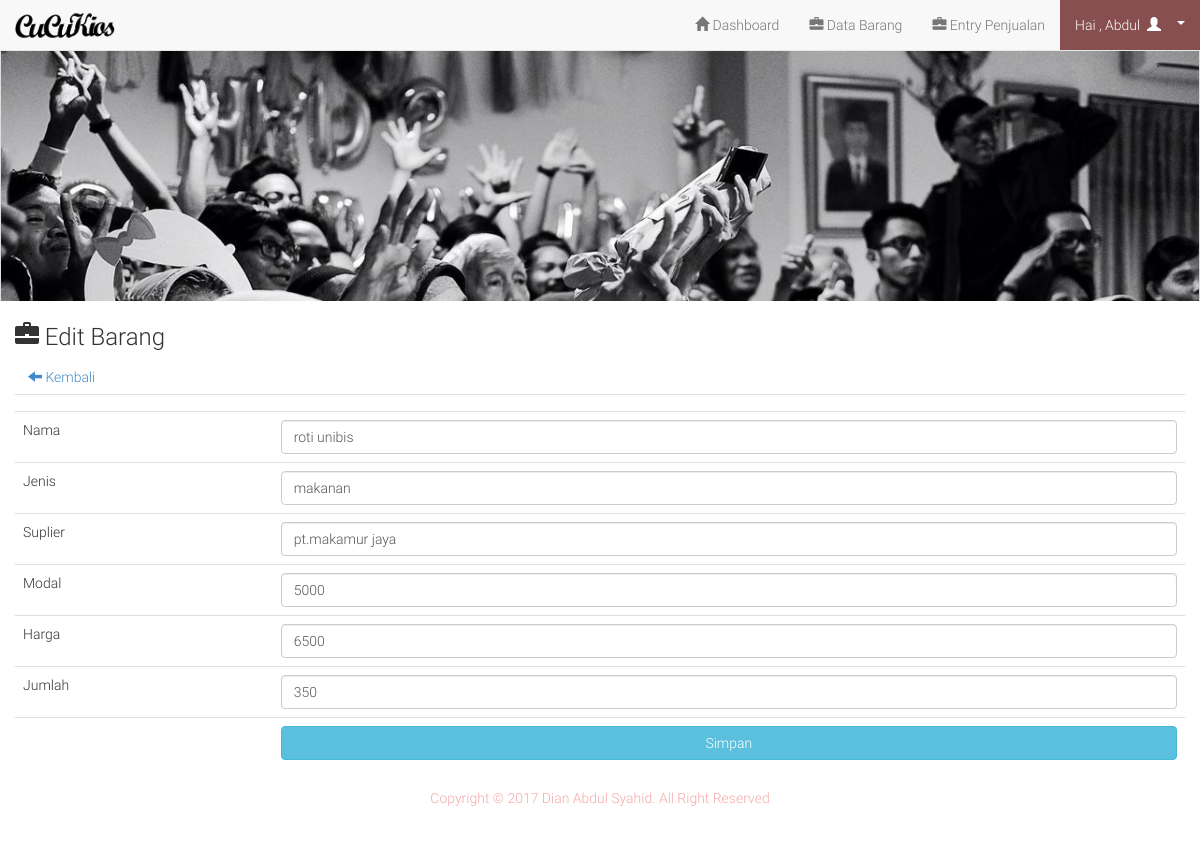
/admin/edit.php?id=14 (signed in), run on the app's committed database.
### tables this page shows
CREATE TABLE IF NOT EXISTS `barang` (
  `id` int(11) NOT NULL AUTO_INCREMENT,
  `nama` text NOT NULL,
  `jenis` text NOT NULL,
  `suplier` text NOT NULL,
  `modal` int(11) NOT NULL,
  `harga` int(11) NOT NULL,
  `jumlah` int(11) NOT NULL,
  `sisa` int(11) NOT NULL,
  PRIMARY KEY (`id`)
);

### admin/edit.php (the view)
<?php
include 'header.php';
?>
<h3><span class="glyphicon glyphicon-briefcase"></span>  Edit Barang</h3>
<a class="btn" href="barang.php"><span class="glyphicon glyphicon-arrow-left"></span>  Kembali</a>
<?php
$id_brg=mysql_real_escape_string($_GET['id']);
$det=mysql_query("select * from barang where id='$id_brg'")or die(mysql_error());
while($d=mysql_fetch_array($det)){
?>
	<form action="update.php" method="post">
		<table class="table">
			<tr>
				<td></td>
				<td><input type="hidden" name="id" value="<?php echo $d['id'] ?>"></td>
			</tr>
			<tr>
				<td>Nama</td>
				<td><input type="text" class="form-control" name="nama" value="<?php echo $d['nama'] ?>"></td>
			</tr>
			<tr>
				<td>Jenis</td>
				<td><input type="text" class="form-control" name="jenis" value="<?php echo $d['jenis'] ?>"></td>
			</tr>
			<tr>
				<td>Suplier</td>
				<td><input type="text" class="form-control" name="suplier" value="<?php echo $d['suplier'] ?>"></td>
			</tr>
			<tr>
				<td>Modal</td>
				<td><input type="text" class="form-control" name="modal" value="<?php echo $d['modal'] ?>"></td>
			</tr>
			<tr>
				<td>Harga</td>
				<td><input type="text" class="form-control" name="harga" value="<?php echo $d['harga'] ?>"></td>
			</tr>
			<tr>
				<td>Jumlah</td>
				<td><input type="text" class="form-control" name="jumlah" value="<?php echo $d['jumlah'] ?>"></td>
			</tr>
			<tr>
				<td></td>
				<td><input type="submit" class="btn btn-info width100" value="Simpan"></td>
			</tr>
		</table>
	</form>
	<?php
}
?>
<?php include 'footer.php'; ?>

### assets/css/style.css (style rules this page uses)
* { padding:0; margin:0; }
html, body { font-family: 'Light',sans-serif !important; }
.width100 { width: 100% !important; }

### data on the page
barang: nama "roti unibis", jenis "makanan", suplier "pt.makamur jaya", modal "5000", harga "6500", jumlah "350"

### other printed values
$_SESSION['uname'] "Abdul"
